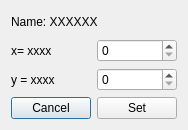
<?xml version="1.0" encoding="UTF-8"?>
<ui version="4.0">
 <class>Dialog</class>
 <widget class="QDialog" name="Dialog">
  <property name="geometry">
   <rect>
    <x>0</x>
    <y>0</y>
    <width>182</width>
    <height>130</height>
   </rect>
  </property>
  <property name="windowTitle">
   <string>Dialog</string>
  </property>
  <layout class="QGridLayout" name="gridLayout">
   <item row="0" column="0" colspan="2">
    <widget class="QLabel" name="nameText">
     <property name="text">
      <string>Name: XXXXXX</string>
     </property>
    </widget>
   </item>
   <item row="1" column="0">
    <widget class="QLabel" name="textX">
     <property name="text">
      <string>x= xxxx</string>
     </property>
    </widget>
   </item>
   <item row="1" column="1">
    <widget class="QSpinBox" name="SpinX"/>
   </item>
   <item row="2" column="0">
    <widget class="QLabel" name="textY">
     <property name="text">
      <string>y = xxxx</string>
     </property>
    </widget>
   </item>
   <item row="2" column="1">
    <widget class="QSpinBox" name="spinY"/>
   </item>
   <item row="3" column="0">
    <widget class="QPushButton" name="cancelButton">
     <property name="text">
      <string>Cancel</string>
     </property>
    </widget>
   </item>
   <item row="3" column="1">
    <widget class="QPushButton" name="okButton">
     <property name="text">
      <string>Set</string>
     </property>
    </widget>
   </item>
  </layout>
 </widget>
 <resources/>
 <connections/>
</ui>
